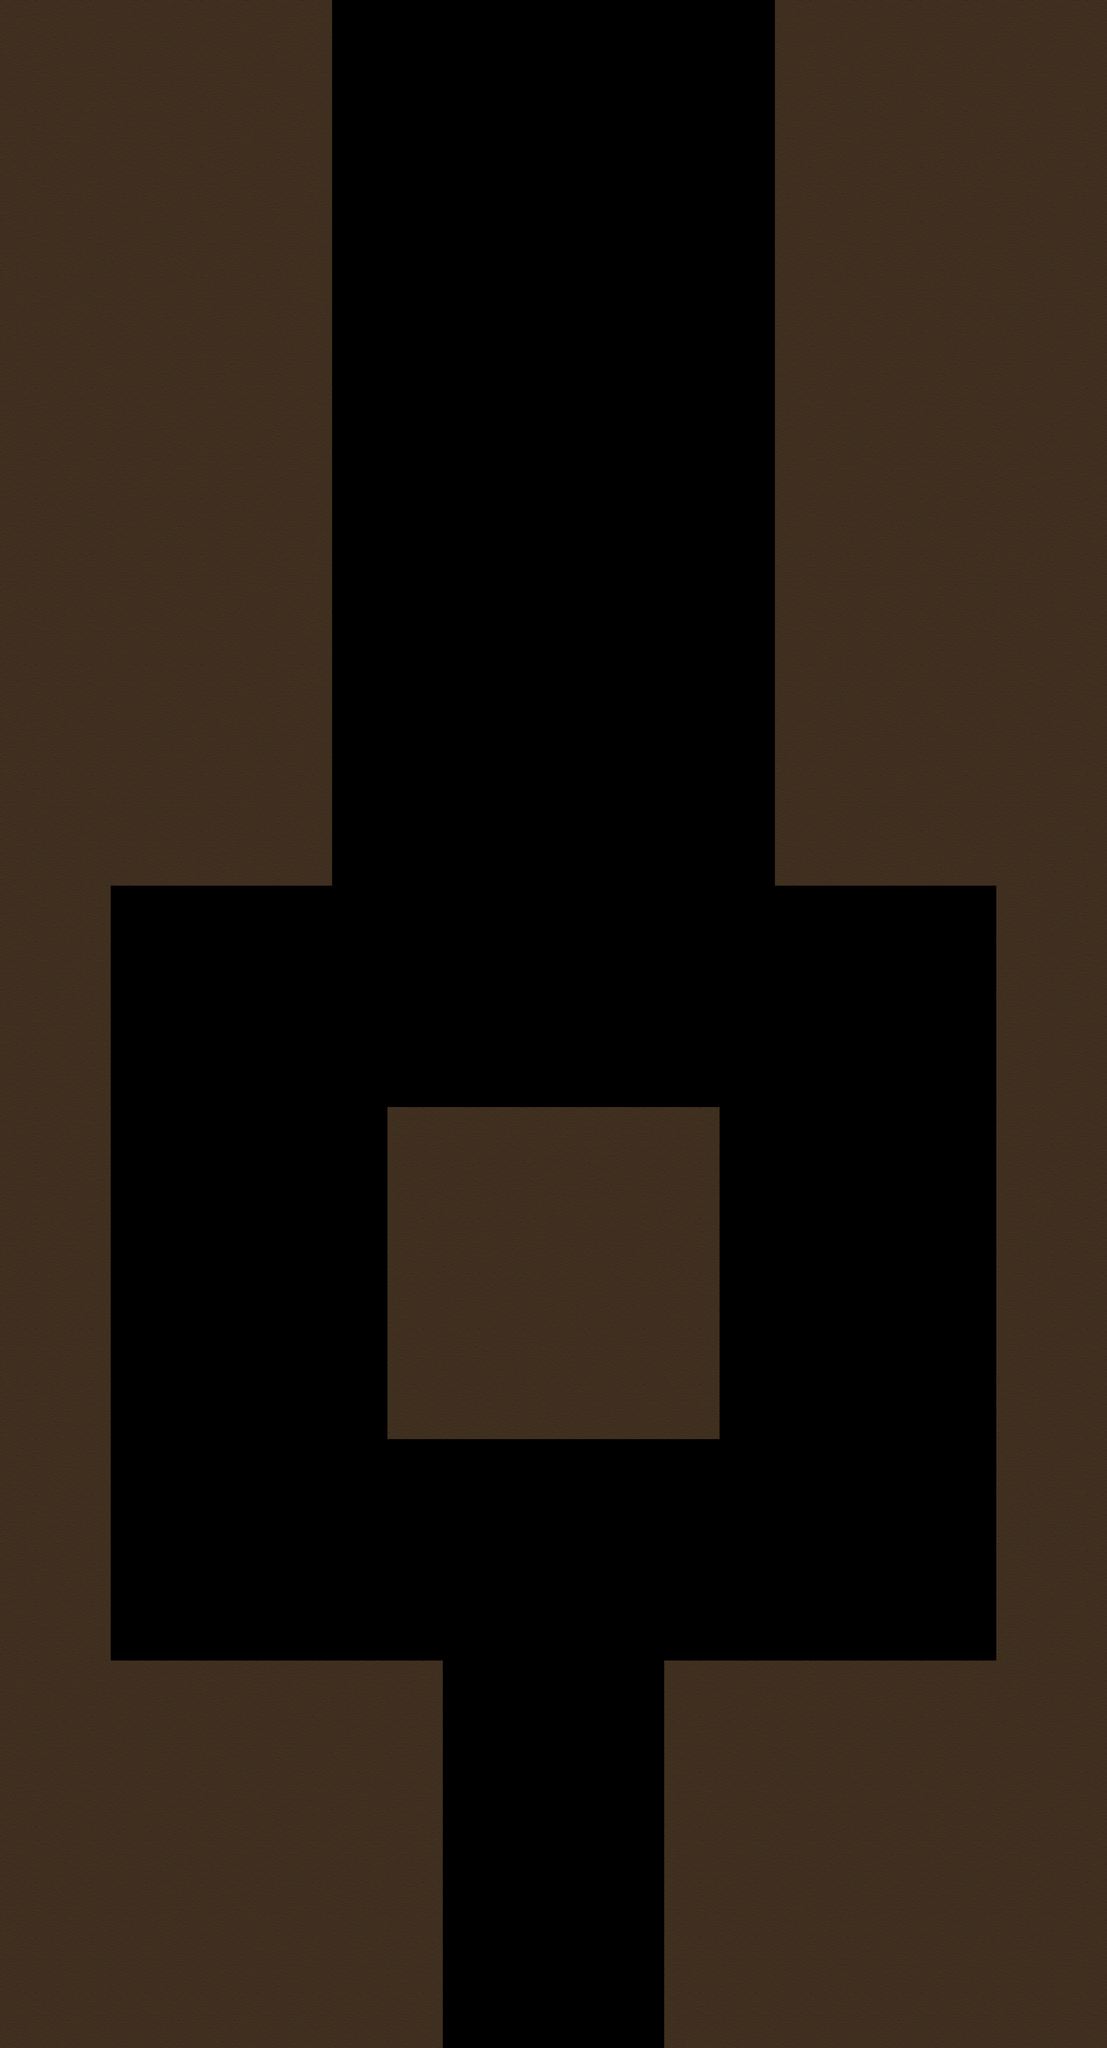

Below is a game level as drawn by its tile map, then a one-line description and the .tmx that defines it (tile-layer data replaced by summaries):
An orthogonal 20x37 tile map with 128x128 px tiles, 1 tile layer (Main_Tiles), 3 tilesets and 16 objects (6x spike, main, rm7, rm9).

<map version="1.0" tiledversion="1.0.3" orientation="orthogonal" renderorder="right-down" width="20" height="37" tilewidth="128" tileheight="128" nextobjectid="157">
 <tileset firstgid="1" name="main_sheet" tilewidth="128" tileheight="128" tilecount="1" columns="1">
  <image source="tilesheets/sheet1.png" width="128" height="128" />
 </tileset>
 <tileset firstgid="2" name="3by3" tilewidth="128" tileheight="128" margin="4" tilecount="9" columns="3">
  <image source="tilesheets/3by3_1.png" width="392" height="392" />
 </tileset>
 <tileset firstgid="11" name="darkCorners" tilewidth="128" tileheight="128" margin="4" tilecount="4" columns="2">
  <image source="tilesheets/darkCorners_sheet.png" width="264" height="264" />
 </tileset>
 <layer name="Main_Tiles" width="20" height="37">
  <data>[740 cells, 396 non-empty, 1 distinct tile ids]</data>
 </layer>
 <objectgroup name="Window_Size" />
 <objectgroup name="Room">
  <object id="121" name="main" x="128" y="128" width="2304" height="4480" />
 </objectgroup>
 <objectgroup name="Walls">
  <object id="149" x="0" y="0" width="768" height="2048">
   <properties>
    <property name="down" type="bool" value="true" />
    <property name="right" type="bool" value="true" />
   </properties>
  </object>
  <object id="150" x="1792" y="0" width="768" height="2048">
   <properties>
    <property name="down" type="bool" value="true" />
    <property name="left" type="bool" value="true" />
   </properties>
  </object>
  <object id="151" x="0" y="2048" width="256" height="1792">
   <properties>
    <property name="right" type="bool" value="true" />
   </properties>
  </object>
  <object id="152" x="0" y="3840" width="1024" height="896">
   <properties>
    <property name="right" type="bool" value="true" />
    <property name="up" type="bool" value="true" />
   </properties>
  </object>
  <object id="153" x="2304" y="2048" width="256" height="1792">
   <properties>
    <property name="left" type="bool" value="true" />
   </properties>
  </object>
  <object id="154" x="1536" y="3840" width="1024" height="896">
   <properties>
    <property name="left" type="bool" value="true" />
    <property name="up" type="bool" value="true" />
   </properties>
  </object>
  <object id="155" x="896" y="2560" width="768" height="768">
   <properties>
    <property name="down" type="bool" value="true" />
    <property name="left" type="bool" value="true" />
    <property name="right" type="bool" value="true" />
    <property name="up" type="bool" value="true" />
   </properties>
  </object>
 </objectgroup>
 <objectgroup name="Transitions">
  <object id="131" name="rm7" x="768" y="0" width="1024" height="128">
   <properties>
    <property name="relativeX" type="int" value="0" />
    <property name="relativeY" type="int" value="0" />
    <property name="spawnX" type="int" value="0" />
    <property name="spawnY" type="int" value="-240" />
   </properties>
  </object>
  <object id="156" name="rm9" x="1024" y="4608" width="512" height="128">
   <properties>
    <property name="relativeX" type="int" value="0" />
    <property name="relativeY" type="int" value="0" />
    <property name="spawnX" type="int" value="0" />
    <property name="spawnY" type="int" value="240" />
   </properties>
  </object>
 </objectgroup>
 <objectgroup name="Pickups" />
 <objectgroup name="Enemies">
  <object id="143" name="spike" type="spike" x="768" y="896" width="128" height="128">
   <properties>
    <property name="arg" value="left" />
   </properties>
  </object>
  <object id="144" name="spike" type="spike" x="1664" y="1408" width="128" height="128">
   <properties>
    <property name="arg" value="right" />
   </properties>
  </object>
  <object id="145" name="spike" type="spike" x="1408" y="2432" width="128" height="128">
   <properties>
    <property name="arg" value="down" />
   </properties>
  </object>
  <object id="146" name="spike" type="spike" x="256" y="2816" width="128" height="128">
   <properties>
    <property name="arg" value="left" />
   </properties>
  </object>
  <object id="147" name="spike" type="spike" x="2176" y="3456" width="128" height="128">
   <properties>
    <property name="arg" value="right" />
   </properties>
  </object>
  <object id="148" name="spike" type="spike" x="1344" y="3328" width="128" height="128">
   <properties>
    <property name="arg" value="up" />
   </properties>
  </object>
 </objectgroup>
 <objectgroup name="Breakables" />
 <objectgroup name="Water" />
 <objectgroup name="Vines" />
</map>
